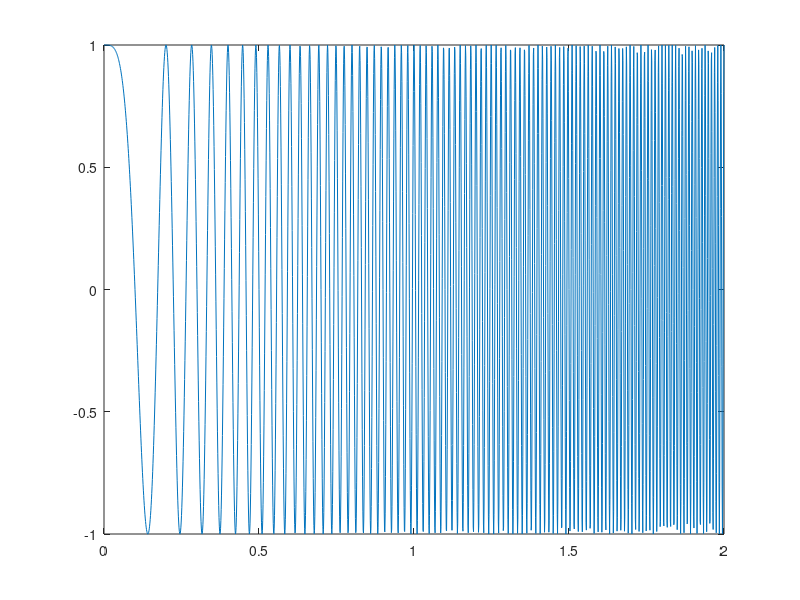
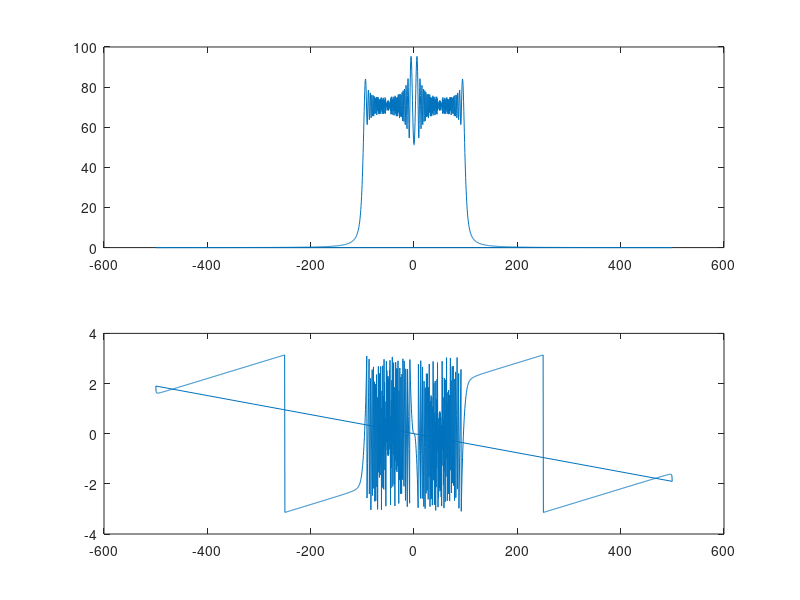

The MATLAB source for these figures, in order:

%3)
clc; clear; close all;

n=[0:2000];
t1=2;
f0=0;
f1=100;
k=(f1-f0)/t1;
Fs=1000;
t = [0:1/1000:2];
xn= cos((2*pi*f0.*t)+pi*k.*t.^2);
Xn = fft(xn);

k=[0:length(Xn)-1];
wk=2*pi.*k/length(Xn);


for c = 1:length(wk)
    if(wk(c)> pi)
        wk(c) = wk(c)-2*pi;
    end
end
F=wk./(2*pi)*Fs;
plot(t,xn)
figure
subplot(2,1,1);
plot(F,abs(Xn));
subplot(2,1,2);
plot(F,angle(Xn));